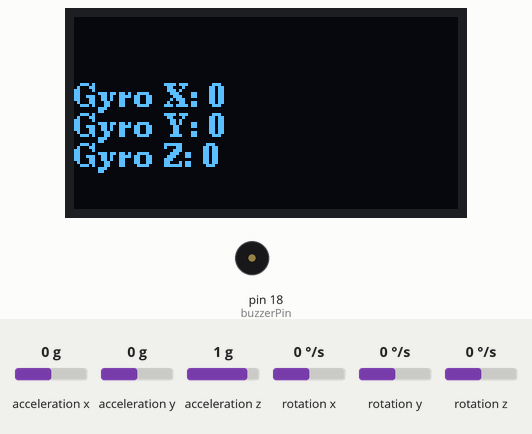
This sketch was run on a simulated Arduino Uno, built with avr-gcc and run on an emulated ATmega328P. On the bench: 128×64 one-colour display, buzzer (waves = sounding, pin HIGH). The inputs (shaded band) are chosen by the test bench; at power-on: rotation x 0 °/s, acceleration x 0 g, acceleration y 0 g, acceleration z 1 g, rotation y 0 °/s, rotation z 0 °/s.

Above: at 1.2 s.
1.3 s: rotation x set to -147 °/s
At 2.3 s:
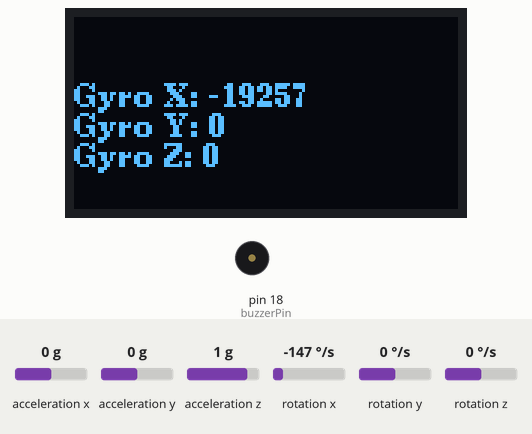
2.8 s: rotation x set to -159 °/s
At 3.5 s:
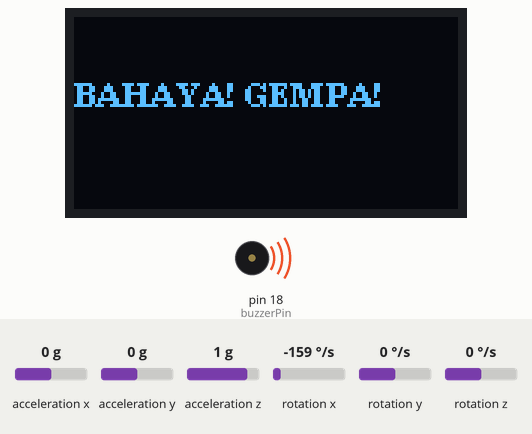
Timing chart, 0 to 11.8 s (numbered marks = the images above; inputs shaded):
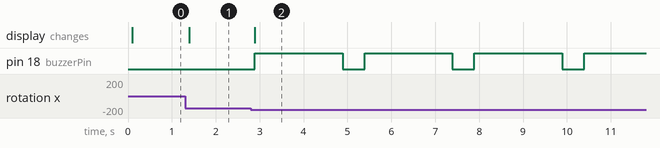

The sketch:

RKS201_IoT-Based_Earthquake_Detector.ino
```cpp
#include <Wire.h>
#include <MPU6050.h>
#include <U8g2lib.h>

MPU6050 mpu;
U8G2_SH1106_128X64_NONAME_F_HW_I2C u8g2(U8G2_R0, U8X8_PIN_NONE);

const int buzzerPin = 18; // Pin untuk buzzer
const int shakeThreshold = 20000; // Ambang batas untuk mendeteksi goyangan

void setup() {
  Wire.begin();
  Serial.begin(115200);

  // Initialize the MPU6050
  mpu.initialize();
  if (!mpu.testConnection()) {
    Serial.println("MPU6050 connection failed");
    while (1);
  }

  // Initialize the display
  u8g2.begin();

  // Initialize the buzzer pin
  pinMode(buzzerPin, OUTPUT);
  digitalWrite(buzzerPin, LOW);
}

void loop() {
  // Get raw gyroscope data
  int16_t gx, gy, gz;
  mpu.getRotation(&gx, &gy, &gz);

  // Check if there is a significant shake
  if (abs(gx) > shakeThreshold || abs(gy) > shakeThreshold || abs(gz) > shakeThreshold) {
    u8g2.clearBuffer();
    u8g2.setFont(u8g2_font_ncenB08_tr);
    u8g2.setCursor(0, 30);
    u8g2.print("BAHAYA! GEMPA!");
    u8g2.sendBuffer();

    // Loop Buzzer Siren
    unsigned long startTime = millis();
    while (millis() - startTime < 10000) {
    digitalWrite(buzzerPin, HIGH);
    delay(2000);
    digitalWrite(buzzerPin, LOW);
    delay(500);
    }

  } else {
    // Clear the display buffer
    u8g2.clearBuffer();

    // Display gyroscope data
    u8g2.setFont(u8g2_font_ncenB08_tr);
    u8g2.setCursor(0, 30);
    u8g2.print("Gyro X: "); u8g2.print(gx);
    u8g2.setCursor(0, 40);
    u8g2.print("Gyro Y: "); u8g2.print(gy);
    u8g2.setCursor(0, 50);
    u8g2.print("Gyro Z: "); u8g2.print(gz);

    // Send buffer to the display
    u8g2.sendBuffer();
  }

  // Add a delay to control the refresh rate
  delay(100);
}
```

Measured:
- the behaviour switches between -152 and -153 °/s on rotation x (found by bisection; images 1 and 2)
- after the input at 1.3 s, the display: changes after 0.09 s (image 1)
- after the input at 2.8 s, pin 18 (buzzerPin): alternates HIGH for 2.0 s and LOW for 0.50 s, starting after 0.09 s; the display: changes after 0.09 s (image 2)
